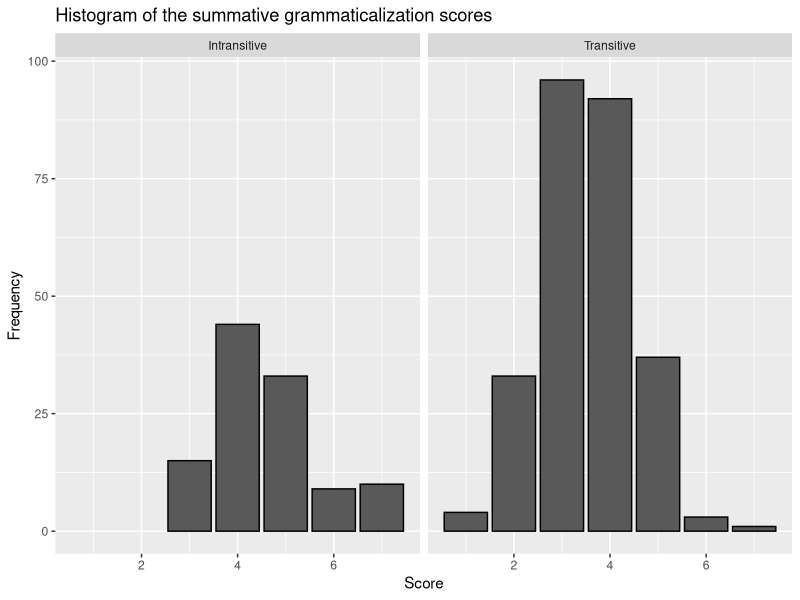
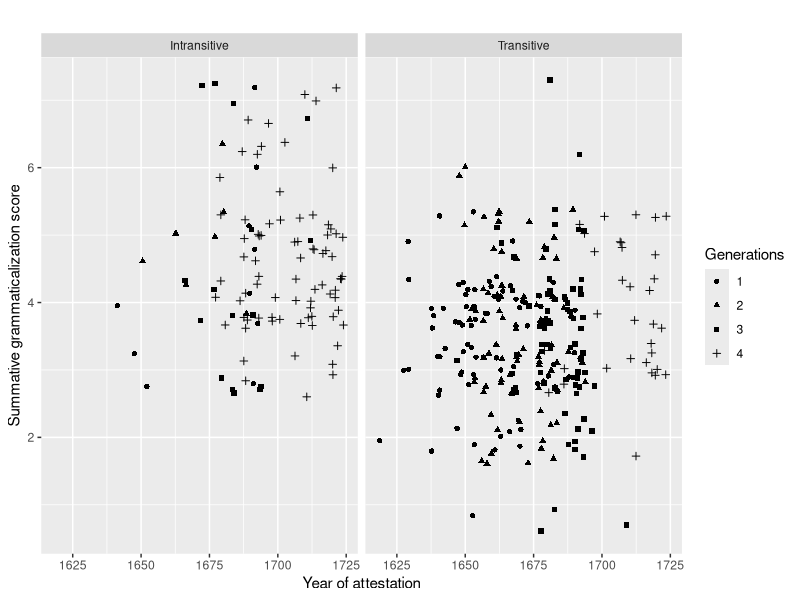
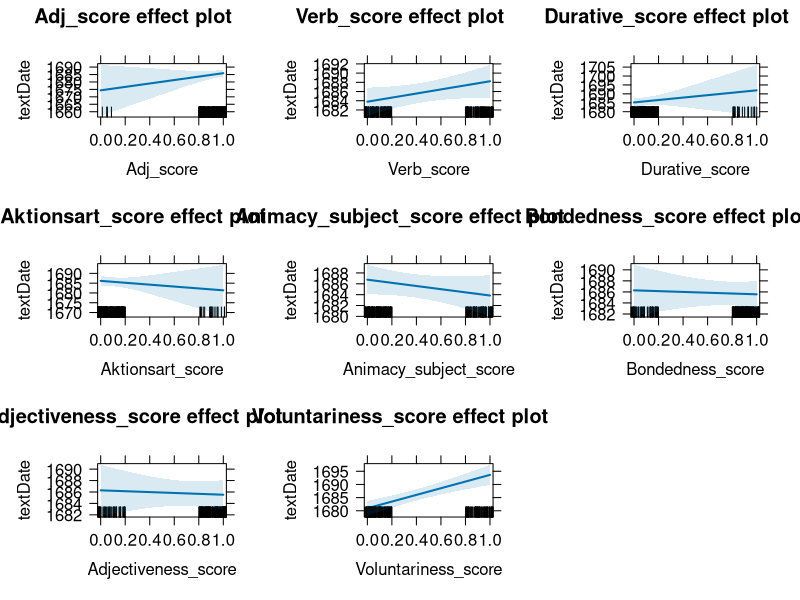
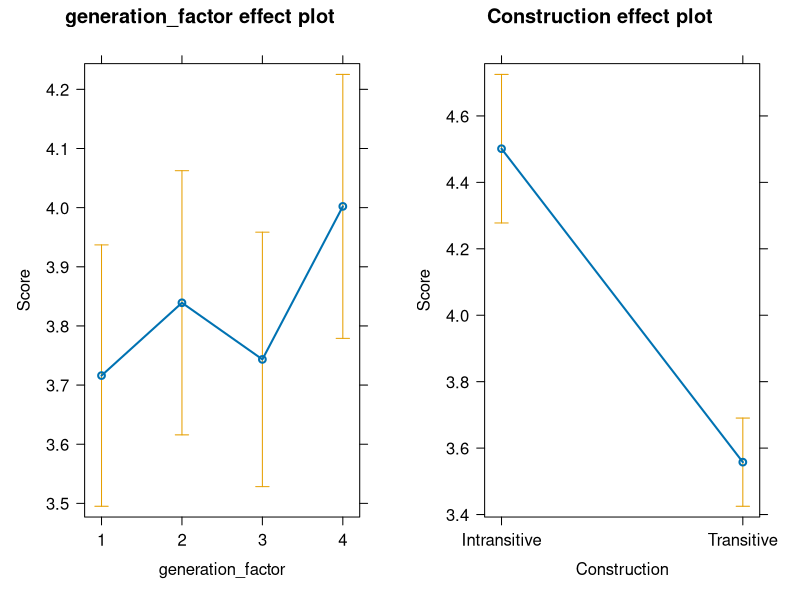
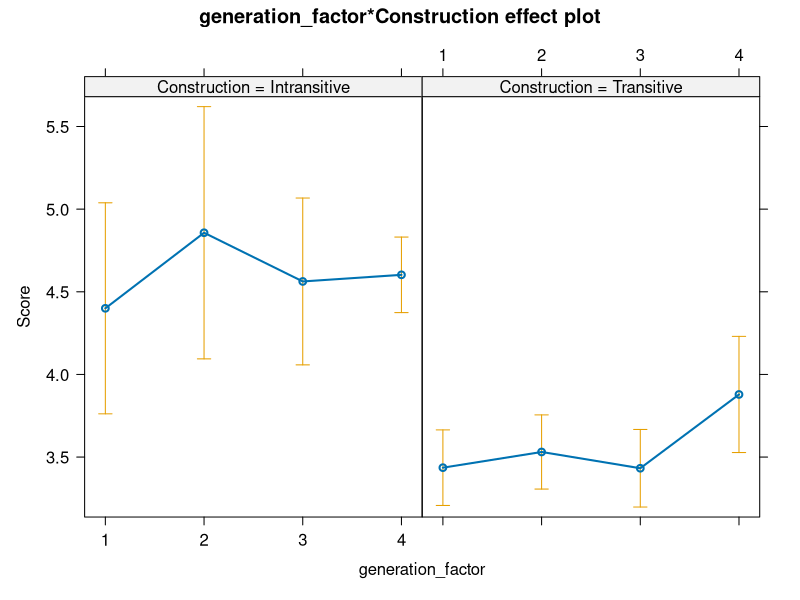
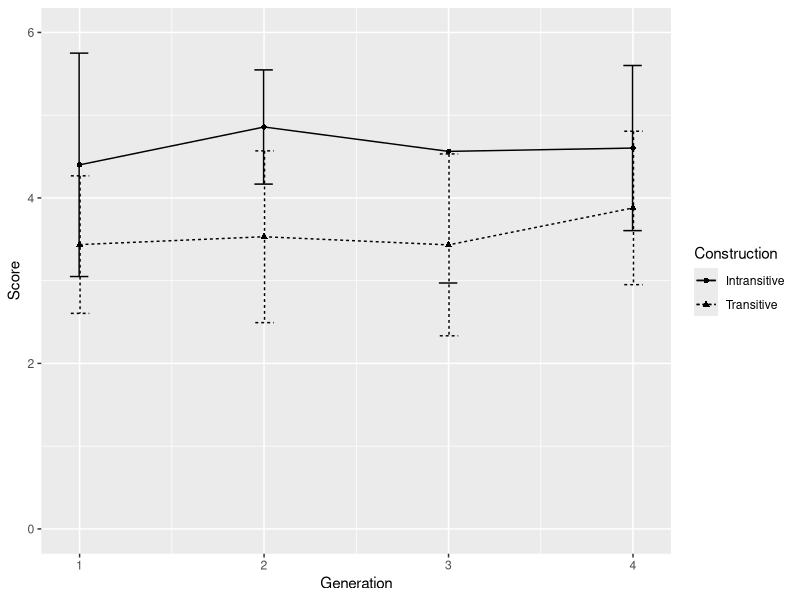
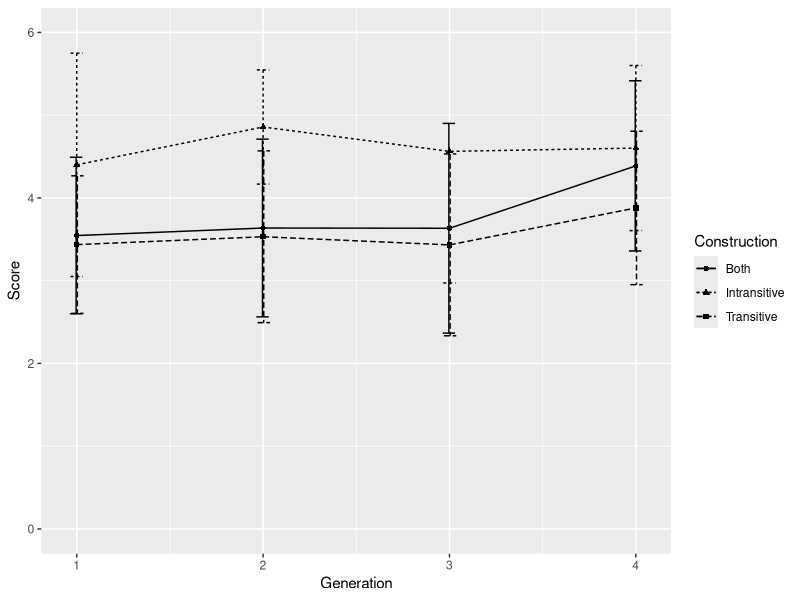

The R script that drew these images, in order:
#### Read libraries ####
library(readxl)
library(effects)
library(stats)
library(dplyr)
library(lme4)
library(ggplot2)
library(car)

#### Read dataset ####
keep <- read_xlsx("Keep_Ving_Dataset.xlsx", 
                  sheet=1, 
                  col_names = TRUE)

# Drop "double" annotations used for collexeme analysis
keep <- subset(keep, ID!="double")

# Check number of attestations per generation
generation_table <- table(keep$generation)
print(generation_table)

# Drop 5th generation (too little attestations)
keep <- subset(keep, generation!=5)

# Type of keep constructions per generation
Generation <- table(keep$Construction, keep$generation)
print(Generation)

# Number attestations per author
author_table <- table(keep$author)
print(author_table) # some authors occur very frequently, others a lot less


#### Grammaticalization Scores ####

keep$Score <- keep$Adj_score + 
              keep$Verb_score + 
              keep$Durative_score +
              keep$Aktionsart_score + 
              keep$Animacy_subject_score +
              keep$Bondedness_score +
              keep$Adjectiveness_score +
              keep$Voluntariness_score

# Histogram of the scores
histogram_facet <- ggplot(keep, aes(x = Score)) +
  geom_bar(stat = "count", color = "black") +
  labs(x = "Score", y = "Frequency", title = "Histogram of the summative grammaticalization scores") +
  facet_wrap(~ Construction)

print(histogram_facet)

# Calculate the mean score and standard deviation per construction level
construction_summary <- keep %>%
  group_by(Construction) %>%
  summarise(mean_score = mean(Score),
            sd_score = sd(Score))

# Print the summary
print(construction_summary)

#### Aggregate level ####

# Score vs text date
score_date_model <- lm(Score ~ textDate, data = keep)
summary(score_date_model)

# Score vs construction
score_construction_model <- lm(Score ~ Construction + textDecade, data = keep)
summary(score_construction_model)

# Visualization
aggregate_plot <- ggplot(keep, aes(x = textDecade, y =Score, shape = as.factor(generation))) +
  geom_jitter() +
  labs(x = "Year of attestation", y = "Summative grammaticalization score", title = "", shape = "Generations") +
  facet_wrap(~ Construction)

print(aggregate_plot)

#### Grammaticalization variables ####

# Text date vs grammaticalization variables
score_model <- lm(textDate ~
                    Adj_score + 
                    Verb_score + 
                    Durative_score +
                    Aktionsart_score + 
                    Animacy_subject_score +
                    Bondedness_score +
                    Adjectiveness_score +
                    Voluntariness_score,
                  data = keep)
summary(score_model)
plot(allEffects(score_model))
     
# Check for multicollinearity
vif_scores <- vif(score_model)
print(vif_scores)


#### Generation level ####
# Convert generation to factor
keep$generation_factor <- as.factor(keep$generation) 

# Helmert coding to compare the generations
contrasts(keep$generation_factor) <- contr.helmert(4) 

# Score vs generation
generation_model <- lm(Score ~ generation_factor + Construction, data = keep)
summary(generation_model)
plot(allEffects(generation_model))

# Score vs generation in interaction with construction
generation_construction_model <- lm(Score ~ generation_factor*Construction, data = keep)
summary(generation_construction_model)
plot(allEffects(generation_construction_model))

#+++++++++++++++++++++++++
# Function to calculate the mean and the standard deviation
# for each group
#+++++++++++++++++++++++++
# data : a data frame
# varname : the name of a column containing the variable
# to be summariezed
# groupnames : vector of column names to be used as
# grouping variables
data_summary <- function(data, varname, groupnames){
  require(plyr)
  summary_func <- function(x, col){
    c(mean = mean(x[[col]], na.rm=TRUE),
      sd = sd(x[[col]], na.rm=TRUE))
  }
  data_sum<-ddply(data, groupnames, .fun=summary_func,
                  varname)
  data_sum <- plyr::rename(data_sum, c("mean" = varname))
  return(data_sum)
}

#++++++++++++++++++++++++++
# Plot: intransitive vs transitive

# Calculate mean and standard deviation for transitive and intransitive construction
keep_summary <- data_summary(keep, 
                             varname="Score", 
                             groupnames=c("Construction", "generation"))

# Visualization
generation_plot <- ggplot(keep_summary, aes(x = generation, y = Score, linetype = Construction, shape = Construction, group = Construction)) +
  xlab("Generation") +
  ylab("Score") +
  ylim(0, 6) +
  geom_line() +
  geom_point() +
  geom_errorbar(aes(ymin = Score - sd, ymax = Score + sd), width = .2, position = position_dodge(0.01)) +
  guides(linetype = guide_legend(title = "Construction"), shape = guide_legend(title = "Construction"))

print(generation_plot)

# Plot: intransitive, transitive and aggregated

# Calculate mean and standard deviation for both constructions together
both_constructions <- data_summary(keep, varname = "Score", groupnames = "generation")

# Add a column to indicate both constructions
both_constructions$Construction <- "Both"

# Combine data summaries
keep_summary <- rbind(keep_summary, both_constructions)

# Visualization
print(score_full_plot <- ggplot(keep_summary, aes(x = generation, y = Score, linetype = Construction, shape = Construction, group = Construction)) +
        xlab("Generation") +
        ylab("Score") +
        ylim(0, 6) +
        geom_line() +
        geom_point() +
        geom_errorbar(aes(ymin = Score - sd, ymax = Score + sd), width = .2, position = position_dodge(0.01)) +
        guides(linetype = guide_legend(title = "Construction"), shape = guide_legend(title = "Construction")))
